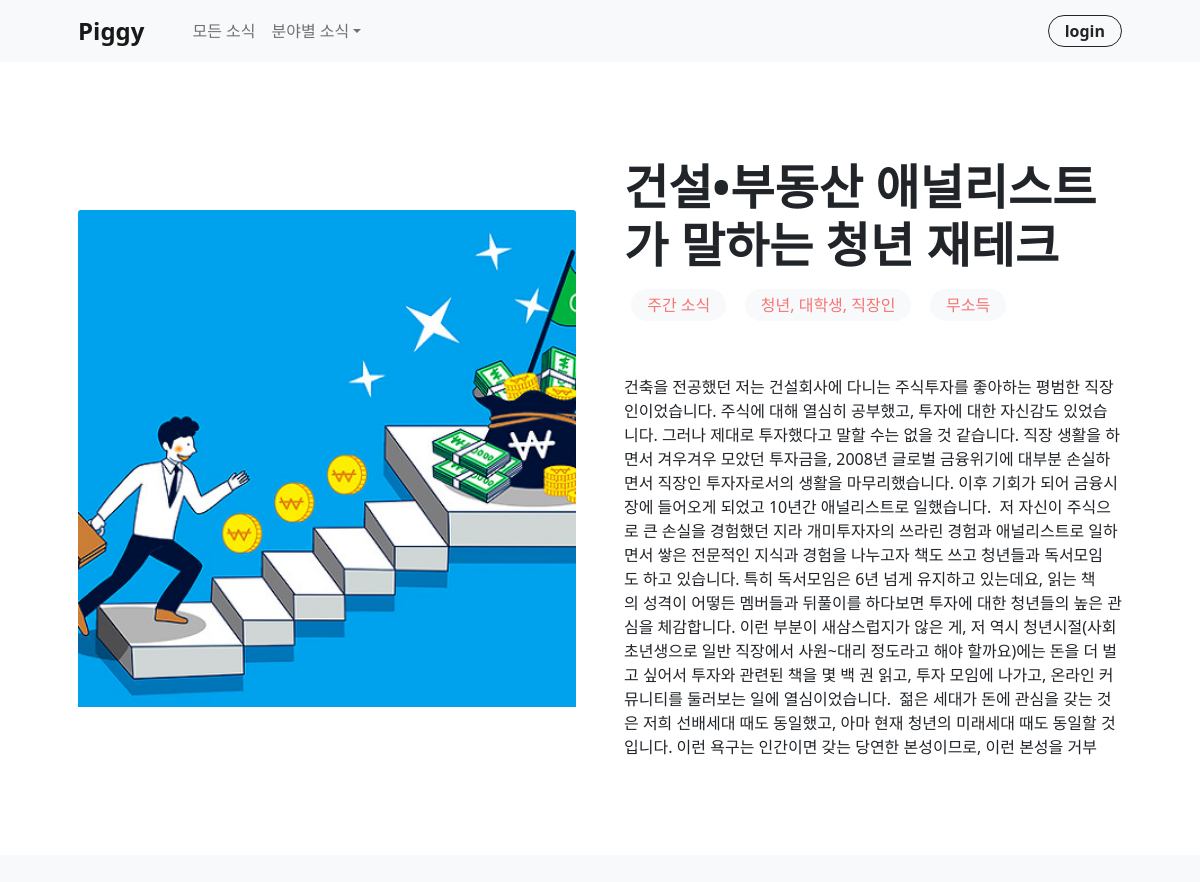
Before: /post-detail/7 (upper part) with the older database file.
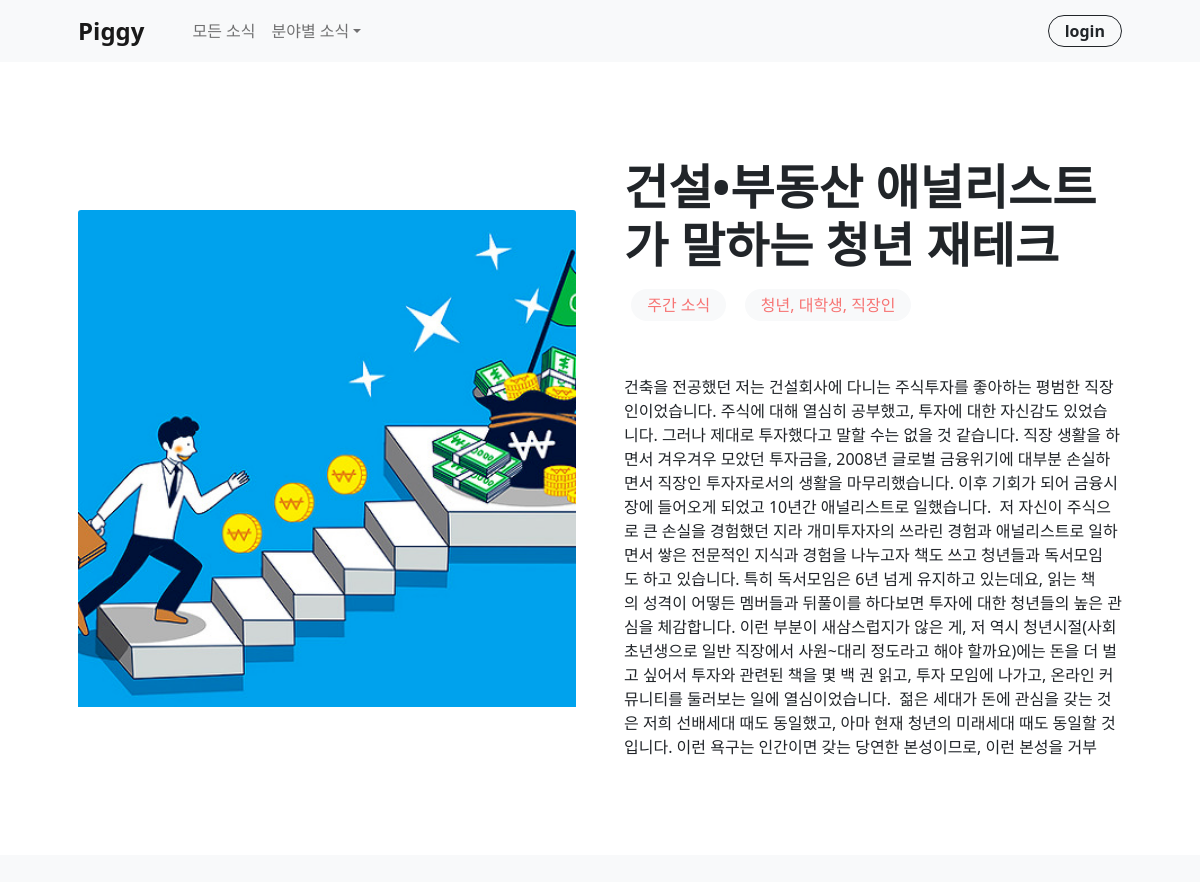
After: the same page with the newer database file.
### posts/models.py (models this page shows, shortened)
class Post(models.Model):
    TargetChoices = (
        ("청년", "청년"),
        ("미성년자", "미성년자"),
        ("대학생", "대학생"),
        ("직장인", "직장인"),
        ("군인", "군인"),
        ("기혼", "기혼"),
        ("무주택자", "무주택자"),
        ("장애인", "장애인"),
        ("국가유공자", "국가유공자")
    )
    CategoryChoices = (
        ("지원 정책", "지원 정책"),
        ("금융 상품", "금융 상품"),
        ("주간 소식", "주간 소식")
    )
    IncomeChoices = (
        ('무소득', '무소득'),
        ('1~100만원', '1~100만원'),
        ('101~200만원', '101~200만원'),
        ('201~300만원', '201~300만원'),
        ('301만원~400만원', '301만원~400만원'),
        ('401만원초과', '401만원초과')
    )
    title = models.CharField(max_length=30)
    end_date = models.DateField(blank=True, null=True)
    subhead = models.CharField(max_length=20)
    photo = models.ImageField(blank=True, null=True, upload_to='post_photo')
    body = models.TextField()
    min_age = models.PositiveIntegerField(blank=True, null=True)
    max_age = models.PositiveIntegerField(blank=True, null=True)
    category = models.CharField(max_length=20, choices=CategoryChoices, default="지원 정책")
    loc1 = models.CharField(max_length=10, blank=True, null=True) # (일단 입력하는 방식으로 대체) 서울시, 경기도, 인천시, 강원도, 충청북도, 충청남도, 전라북도, 전라남도, 경상북도, 경상남도, 부산시, 대구시, 울산시, 제주도
    loc2 = models.CharField(max_length=10, blank=True, null=True) # 강남구, 강동구 ...
    target = MultiSelectField(max_length=60, choices=TargetChoices, default="청년", blank=True, null=True)
    income = MultiSelectField(max_length=60, choices=IncomeChoices, default="무소득", blank=True, null=True)
    count = models.PositiveBigIntegerField(default=0) # 조회수
    @property
    def update_counter(self):
        self.count = self.count + 1
        self.save()

### posts/views.py (the view)
# urls.py: path('post-detail/<int:post_id>', views.get_post_detail, name='post-detail'),
def get_post_detail(request, post_id):
    post_detail = get_object_or_404(Post, pk=post_id)
    post_title = post_detail.title
    title_list = post_title.split()
    print("제목리스트 :", title_list)
    q = Q()
    for word in title_list:
        q.add(Q(title__icontains=word), q.OR)
        print(q)
    relevant_posts = Post.objects.all()
    relevant_posts = relevant_posts.filter(q)
    return render(request, 'post_detail.html', {'post_detail':post_detail, 'relevant_posts':relevant_posts})

### posts/templates/post_detail.html (shortened to what this page needs)
{% extends "base.html" %}
{% block contents %}
<section class="py-5">
    <div class="container px-4 px-lg-5 my-5">
        <div class="row gx-4 gx-lg-5 align-items-center">
            {% if post_detail.photo %}
                <div class="col-md-6"><img class="card-img-top mb-5 mb-md-0" src="{{ post_detail.photo.url }}" alt="..." /></div>
            {% endif %}
            <div class="col-md-6">
                <h1 class="display-5 fw-bolder mb-3">{{ post_detail.title }}</h1>
                <div class="search-tag mb-4">
                    <a class="tag" href="#!">{{ post_detail.category }}</a>
                    {% if post_detail.target %}
                        <a class="tag" href="#!">{{ post_detail.target }}</a>
                    {% endif %}
                    {% if post_detail.income %}
                        <a class="tag" href="#!">{{ post_detail.income }}</a>
                    {% endif %}
                </div>
                <div style="height: 25rem; overflow: auto">
                    <p class="lead">{{ post_detail.body|linebreaks }}</p>
                </div>
            </div>
        </div>
    </div>
</section>
<section class="py-4 bg-light">
</section>
{% endblock %}

Changed rows visible on the page:
changed Post "건설•부동산 애널리스트가 말하는 청년 재테크": income "무소득" → (not shown)
